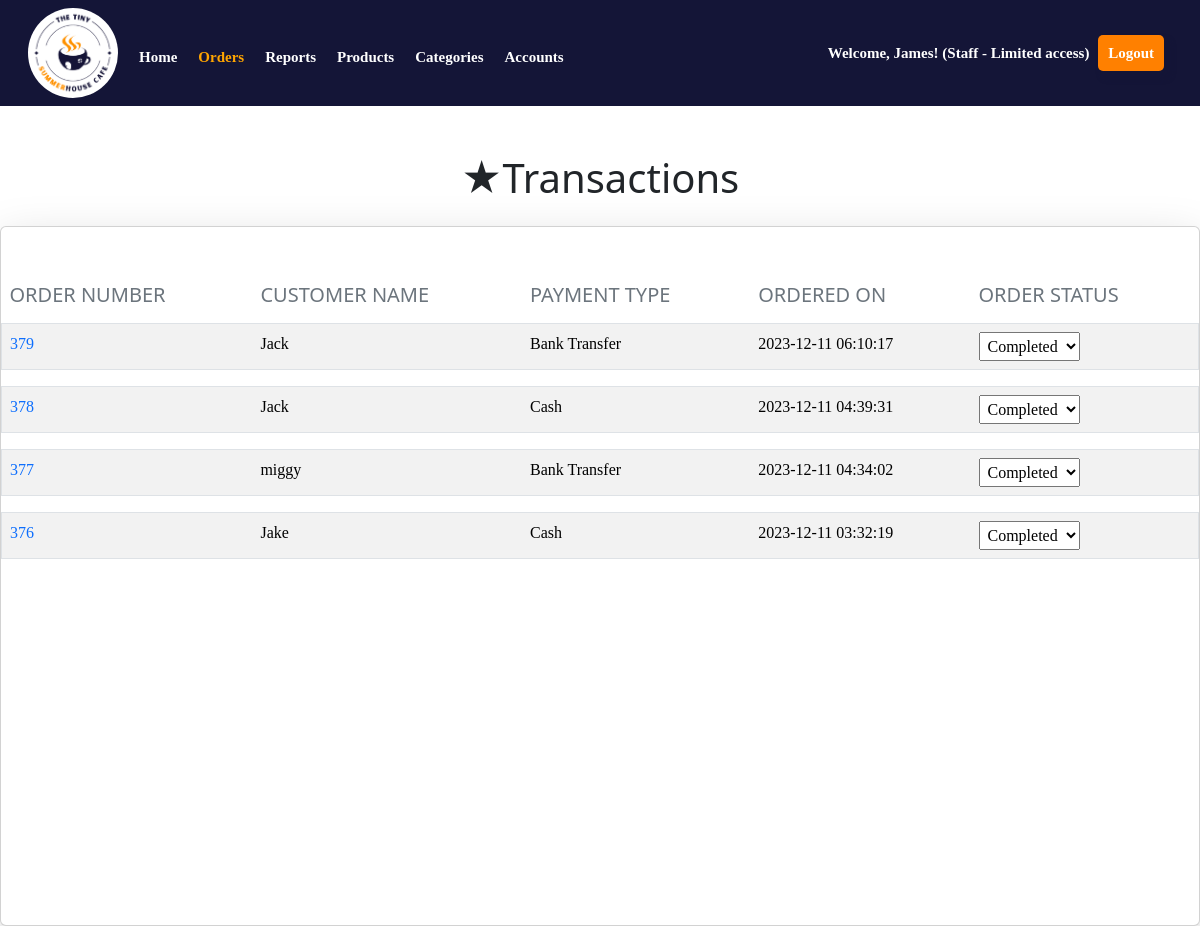
Screenshot of /admin/orders.php (signed in) with the database file from the repository.
### tables this page shows
CREATE TABLE `products` (
  `product_id` int(11) NOT NULL,
  `product_name` varchar(255) NOT NULL,
  `price` decimal(10,0) NOT NULL,
  `category_id` int(11) NOT NULL,
  `image` varchar(255) NOT NULL,
  `prod_updated_at` datetime DEFAULT NULL,
  `prod_created_at` timestamp NOT NULL DEFAULT current_timestamp(),
  `prod_stat` tinyint(11) NOT NULL
);

CREATE TABLE `orders` (
  `order_id` int(11) NOT NULL,
  `user_id` int(11) NOT NULL,
  `ref_num` varchar(255) NOT NULL,
  `total_amount` decimal(10,0) NOT NULL,
  `created_at` timestamp NOT NULL DEFAULT current_timestamp(),
  `customer_name` varchar(255) NOT NULL,
  `payment_type` enum('Cash','GCash','Bank Transfer') NOT NULL,
  `amount_tendered` int(11) NOT NULL,
  `change_amount` int(11) NOT NULL,
  `contact_num` varchar(55) NOT NULL,
  `notes` varchar(255) NOT NULL,
  `discount` int(11) NOT NULL,
  `vat` int(11) NOT NULL,
  `order_stat` varchar(12) NOT NULL
);

### admin/source.php (called while the page is built, shortened)
<?php
    if(!isset($orderData)){
        $orderData =[];
    }
    $sqlgetOrder = "SELECT *, orders.created_at,order_details.quantity
    FROM products
    JOIN order_details ON products.product_id = order_details.product_id
    JOIN orders ON order_details.order_id = orders.order_id
    JOIN users ON orders.user_id = users.user_id GROUP BY orders.order_id";
    $orderResult = mysqli_query($conn, $sqlgetOrder);
        while($rowOrder = $orderResult -> fetch_assoc()){
            $orderData[] = $rowOrder;
        }
?>

### admin/orders.php (the view, shortened to what this page needs)
<?php
    require("../connection/connection.php");
    require("source.php");
?>
<!DOCTYPE html>
<html lang="en">
<head>
    <link rel="stylesheet" href="mystyles.css">
    <link rel="stylesheet" href="../api/datatable.css">
</head>
<body>
    <header class="p-2 header-style">
            <div class="container-fluid">
                <div class="d-flex flex-wrap align-items-center justify-content-center justify-content-lg-start head-nav">
                <a href="admin.php" class="nav-link px-2 text-white" id="logo2"><img src="../images/logo.png" alt="logo" style="height: 90px;width: 90px;border-radius: 50%;object-fit: contain"></a>
                    <ul class="nav col-12 col-lg-auto me-lg-auto mb-2 justify-content-center mb-md-0" id="nav">
                    <li class="nav-bar mt-2"><a href="admin.php" class="nav-link px-2 text-white">Home</a></li>
                    <li class="nav-bar mt-2"><a href="orders.php" class="nav-link px-2" id="active">Orders</a></li>
                    <li class="nav-bar mt-2"><a href="reports.php" class="nav-link px-2 text-white">Reports</a></li>
                    <li class="nav-bar mt-2"><a href="products.php" class="nav-link px-2 text-white">Products</a></li>
                    <li class="nav-bar mt-2"><a href="categories.php" class="nav-link px-2 text-white">Categories</a></li>
                    <li class="nav-bar mt-2"><a href="accounts.php" class="nav-link px-2 text-white">Accounts</a></li>
                    </ul>
                    <div class="text-end">
                    <form class="col-12 col-lg-auto mb-3 mb-lg-0 me-lg-3" id="welcome" role="search">
                    <span class="text-white welcome">Welcome, <?php echo $_SESSION['displayName']."! "."(".$_SESSION['roleType']." - ".$_SESSION['roleDes'].")" ?></span>
                    <a class="btn-log" href="../logout.php">Logout</a>
                    </div>
                </div>
            </div>
    </header>
    <div class="container-fluid">
    <div class="row">
        <div class="card-body mt-5">
            <h1 class="text-center">★Transactions</h1>
            <div class="card mt-4 shadow-lg rounded" id="itemlist-wrapper" style="height: 700px; overflow-y: auto;">
            <table class="table table-striped table-borderless mt-5">
                <thead>
                    <tr>
                        <th><h5 class="text-secondary">ORDER NUMBER</th>
                        <th><h5 class="text-secondary">CUSTOMER NAME</th>
                        <th><h5 class="text-secondary">PAYMENT TYPE</th>
                        <th><h5 class="text-secondary">ORDERED ON</th>
                        <th><h5 class="text-secondary">ORDER STATUS</th>
                    </tr>
                </thead>
                <tbody>
                    <?php $orderData = array_reverse($orderData); foreach ($orderData as $rowOrder) { ?>
                        <tr style="font-size: 16px; font-family:verdana;" class="border rounded trans" data-bs-toggle="collapse" data-bs-target="#collapse_<?php echo $rowOrder['order_id']; ?>" data-order-id="<?php echo $rowOrder['order_id']; ?>">
                            <td class="text-primary"><?php echo $rowOrder['order_id']; ?></td>
                            <td><?php echo $rowOrder['customer_name']; ?></td>
                            <td><?php echo $rowOrder['payment_type']; ?></td>
                            <td><?php echo $rowOrder['created_at']; ?></td>
                            <td><form action="orders.php?orderId=<?php echo $rowOrder['order_id']; ?>" method="post">
                                    <select name="status" class="p-1" onchange="this.form.submit()">
                                        <option value=""><?php echo $rowOrder['order_stat']; ?></option>
                                    </select>
                                </form>
                            </td>
                        </tr>
                        <tr>
                            <td colspan="5">
                            </td>
                        </tr>
                    <?php } ?>
                </tbody>
            </table>
            </div>
        </div>
    </div>
</div>
</body>
</html>

### admin/mystyles.css (style rules this page uses)
body { background-color: #fff; margin: 0; padding: 0; font-family: sans-serif; }
.header-style { background-color: rgba(20, 21, 55); font-family: gotham; font-size: 15px; font-weight: bold; }
#active { color: orange; }
.btn-log { text-decoration: none; padding: 10px; background-color: rgb(255, 128, 0); box-shadow: 5px 6px 6px rgba(20, 21, 55); color: #fff; border: none; border-radius: 5px; cursor: pointer; font-size: 15px; transition: background-color 0.2s ease-in-out; }
.welcome { margin-right: 5px; }
.nav-bar { margin-left: 5px; }

### admin/orders.php (style rules this page uses)
.trans { cursor: pointer; }

### rows the page displays
products: orders.order_id "379", orders.customer_name "Jack", orders.payment_type "Bank Transfer", orders.created_at "2023-12-11 06:10:17", status "Completed", orders.order_id "377", orders.customer_name "miggy", orders.created_at "2023-12-11 04:34:02"
products: orders.order_id "378", orders.customer_name "Jack", orders.payment_type "Cash", orders.created_at "2023-12-11 04:39:31", status "Completed", orders.order_id "376", orders.customer_name "Jake", orders.created_at "2023-12-11 03:32:19"

### other values shown
$_SESSION['displayName'] "James"
$_SESSION['roleType'] "Staff"
$_SESSION['roleDes'] "Limited access"
